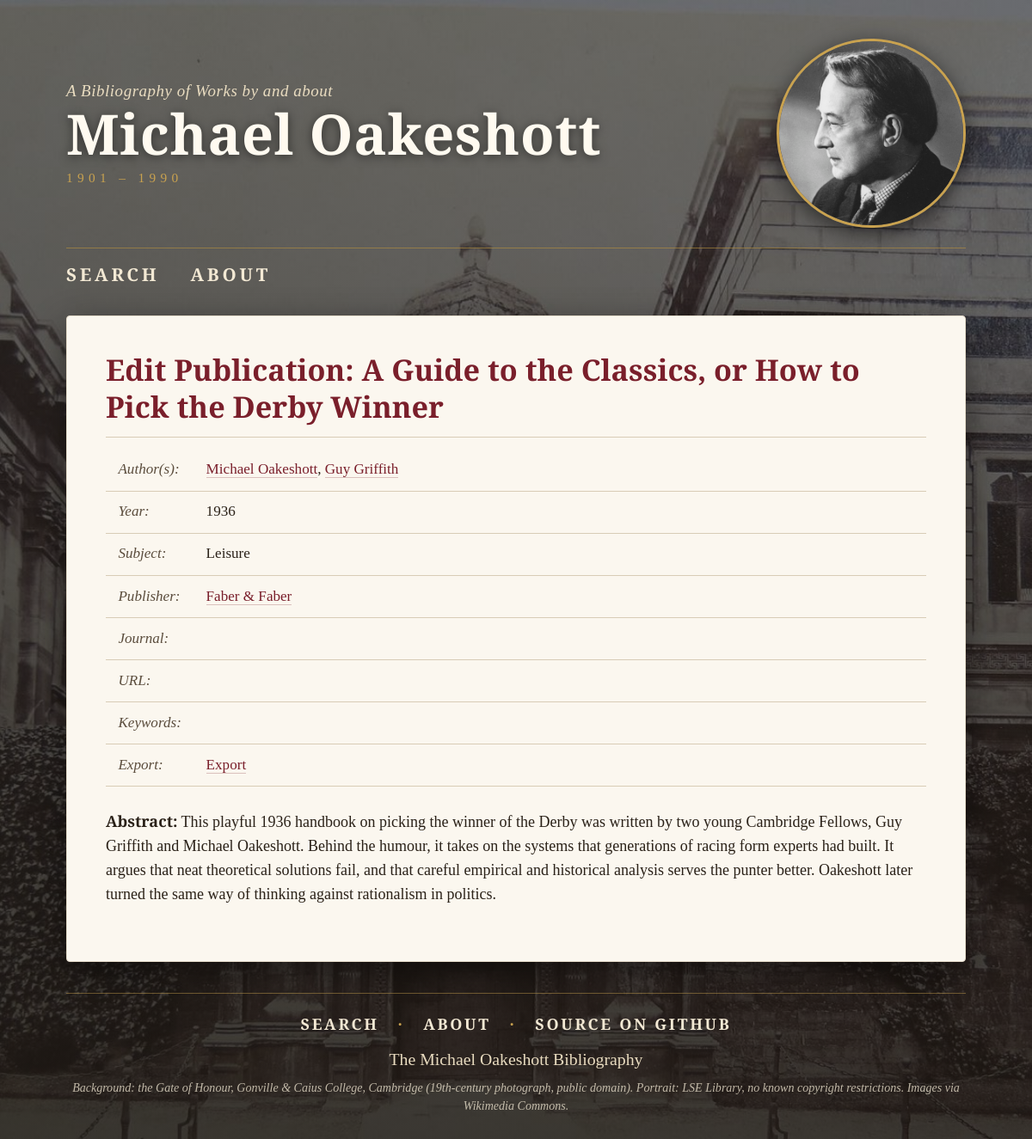
Page /oakeshott/edit_pub/2/ on the committed database.
### berkeley/models.py (models this page shows, shortened)
class UrlModel(models.Model):
    url = models.CharField(max_length=512, default="",
            blank=True, null=True)
    class Meta:
        abstract = True

class Publication(UrlModel):
    title = models.CharField(max_length=PUB_TITLE_LEN,
            blank=True, null=True, default="")
    pub_type = models.CharField(choices=TYPE_CHOICES, max_length=4,
            blank=True, null=True, default="")
    publisher = models.ForeignKey(Publisher, blank=True, null=True,  on_delete=models.CASCADE,)
    subject = models.ForeignKey(Subject, default=UNKNOWN_ID, on_delete=models.CASCADE,)
    journal = models.ForeignKey(Journal, blank=True, null=True, on_delete=models.CASCADE,)
    collection = models.ForeignKey('berkeley.Publication', blank=True,
            null=True, related_name="coll",  on_delete=models.CASCADE,)
    pub_reviewed = models.ForeignKey('berkeley.Publication', blank=True,
            null=True, related_name="pub_rev", on_delete=models.CASCADE,)
    year = models.IntegerField()
    volume = models.CharField(max_length=12, default="", blank=True)
    issue = models.CharField(max_length=12, default="", blank=True)
    month = models.CharField(max_length=10, default="", blank=True)
    day = models.CharField(max_length=10, default="", blank=True)
    pages = models.CharField(max_length=24, default="", blank=True)
    edition = models.CharField(max_length=4, default="", blank=True)
    medium = models.CharField(max_length=12, default="", blank=True)
    authors = models.ManyToManyField(Person, through="Authorship",
            related_name="authors", blank=True)
    editors = models.ManyToManyField(Person, through="Editorship",
            related_name="editors", blank=True)
    translators = models.ManyToManyField(
        Person, default="", related_name="translators",
        blank=True
    )
    reviewees = models.ManyToManyField(
        Person, default="", related_name="reviewees",
        blank=True
    )
    reprinted_in = models.ManyToManyField(
        'berkeley.Publication', symmetrical=False, related_name="reprints",
        blank=True
    )
    keywords = models.ManyToManyField(
        Keyword, default="", related_name="keywords",
        blank=True
    )
    city = models.CharField(max_length=128, default="", blank=True)
    isbn = models.CharField(max_length=24,
            default="",
            blank=True, null=True
    )  # 24 to account for future ISBN expansion
    sn = models.CharField(max_length=12, default="", blank=True, null=True)
    language = models.CharField(max_length=32, default="", blank=True)
    abstract = models.CharField(max_length=1024, default="", blank=True)
    doi = models.CharField(max_length=DOI_LEN, default="", blank=True)
    review = models.CharField(max_length=128, default="", blank=True)
    reviewed_names = models.CharField(max_length=128, default="",
                                      blank=True)
    def ordered_authors(self):
        links = self.authorship_set.all()
        if 'authorship_set' not in getattr(self, '_prefetched_objects_cache',
                                           {}):
            links = links.select_related('person')
        return [a.person for a in links]
    class Meta:
        ordering = ['title']

class DescrModel(models.Model):
    descr = models.CharField(max_length=512, default="", blank=True,
            null=True)
    class Meta:
        abstract = True

class EmailModel(models.Model):
    email_addr = models.CharField(max_length=EMAIL_LEN, default="", blank=True, null=True)
    class Meta:
        abstract = True

class Person(UrlModel, DescrModel, EmailModel):
    fname = models.CharField(max_length=PERSON_NAME_LEN, default="")
    mname = models.CharField(max_length=PERSON_NAME_LEN,
            blank=True, null=True)
    lname = models.CharField(max_length=PERSON_NAME_LEN)
    yob = models.IntegerField(blank=True, null=True)
    yod = models.IntegerField(blank=True, null=True)
    affiliation = models.CharField(max_length=AFFILIATION_LEN, default="",
            blank=True)
    address = models.ForeignKey(Address, null=True, blank=True, on_delete=models.CASCADE,)
    class Meta:
        ordering = ['lname']

class SingleNameModel(models.Model):
    name = models.CharField(max_length=256)
    def __str__(self):
        return self.name
    class Meta:
        abstract = True
        ordering = ['name']

class Subject(SingleNameModel):
    code = models.CharField(max_length=CODE_LEN, null=True, blank=True)

class Publisher(SingleNameModel, UrlModel, DescrModel):
    address = models.ForeignKey(Address, null=True, blank=True, on_delete=models.CASCADE,)

### berkeley/views.py (the view)
# urls.py: re_path(r'^edit_pub/(?P<pub_id>[0-9]+)/$',
def edit_pub(request, pub_id):
    return detail_view(request, pub_id, Publication,
            'edit_pub.html', 'pub')

### berkeley/views.py (called while the page is built)
def get_hdr():
    site_hdr = "Bibliography Search"
    site_list = Site.objects.all()
    for site in site_list:
        site_hdr = site.header
        break   # since we only expect a single site record!
    return site_hdr

def detail_view(request, dbkey, cls, html, kwarg_key):
    site_hdr = get_hdr()
    obj = get_object_or_404(cls, pk=dbkey)
    return render(request, html, {kwarg_key: obj, 'header': site_hdr })

### berkeley/templates/edit_pub.html (shortened to what this page needs)
{% extends "base.html" %}
{% block content %}
    <div class="module">
    <table>
        <caption>
            Edit Publication: {{ pub.title }}
        </caption>
        <tr>
            <td>Author(s):</td>
            <td>
            {% for author in pub.ordered_authors %}
                <a href="/oakeshott/person_detail/{{ author.id }}/">{{ author.fname }} {{ author.lname }}</a>{% if not forloop.last %},{% endif %}
            {% endfor %}
            </td>
        </tr>
        <tr>
            <td>Year:</td>
            <td> {{ pub.year }} </td>
        </tr>
        <tr>
            <td>Subject:</td>
            <td> {{ pub.subject }} </td>
        </tr>
        <tr>
            <td>Publisher:</td>
            <td>
                <a href="/oakeshott/publisher_detail/{{ pub.publisher.id }}/">
                {{ pub.publisher.name }}
                </a>
             </td>
        </tr>
        <tr>
            <td>Journal:</td>
            <td>
             </td>
        </tr>
        <tr>
            <td>URL:</td>
            <td><a href="{{ pub.url }}"> {{ pub.url }}</a></td>
        </tr>
        <tr>
            <td>Keywords:</td>
            <td>
            </td>
        </tr>
        <tr>
            <td>Export:</td>
            <td>
                <a href="/oakeshott/export/{{ pub.id }}/">
                Export
                </a>
            </td>
        </tr>
    </table>
    <p>
        <strong>Abstract:</strong>
        {{ pub.abstract }}
    </p>
    </div>
{% endblock content %}

### mysite/static/berkeley/style.css (style rules this page uses)
:root { --ink: #2a2118; --ink-soft: #5b4d3d; --paper: #fbf7ef; --paper-edge: #e6dccb; --rule: #d8ccb6; --accent: #7a1f2b; --accent-dark: #561520; --gold: #c9a24f; --night: #1c1813; --serif-display: "Cormorant Garamond", "EB Garamond", Garamond, Georgia, serif; --serif-text: "EB Garamond", Garamond, Georgia, "Times New Roman", serif; }
* { box-sizing: border-box; }
html { font-size: 18px; }
body { margin: 0; padding: 0; color: var(--ink); font-family: var(--serif-text); line-height: 1.55; background-color: var(--night); background-image: linear-gradient(rgba(28, 24, 19, 0.55), rgba(28, 24, 19, 0.80)), url("img/caius-gate-of-honour.jpg"); background-size: cover; background-position: center top; background-attachment: fixed; min-height: 100vh; }
a:link, a:visited { color: var(--accent); text-decoration: none; border-bottom: 1px solid rgba(122, 31, 43, 0.25); }
.module { overflow-x: auto; }
p { margin: 0 0 1rem; }
table { width: 100%; border-collapse: collapse; margin: 0 0 1.5rem; font-size: 0.95rem; }
caption { caption-side: top; text-align: left; font-family: var(--serif-display); font-size: 1.9rem; font-weight: 600; color: var(--accent); padding: 0 0 0.75rem; margin-bottom: 0.75rem; border-bottom: 1px solid var(--rule); line-height: 1.25; }
th, td { padding: 0.6rem 0.8rem; text-align: left; vertical-align: top; border-bottom: 1px solid var(--rule); overflow-wrap: break-word; }
td:first-child:not(:only-child) { white-space: nowrap; color: var(--ink-soft); font-style: italic; width: 1%; }

### rows in the picture
Publication: title "A Guide to the Classics, or How to Pick the Derby Winner", year "1936", subject "Leisure", publisher.name "Faber & Faber", abstract "This playful 1936 handbook on picking the winner of the Derby was written by two young Cambridge Fellows, Guy Griffith and Michael Oakeshott. Behind the humour, it takes on the systems that generations of racing form experts had built. It argues that neat theoretical solutions fail, and that careful empirical and historical analysis serves the punter better. Oakeshott later turned the same way of thinking against rationalism in politics."
Person: fname "Michael", lname "Oakeshott"
Person: fname "Guy", lname "Griffith"
